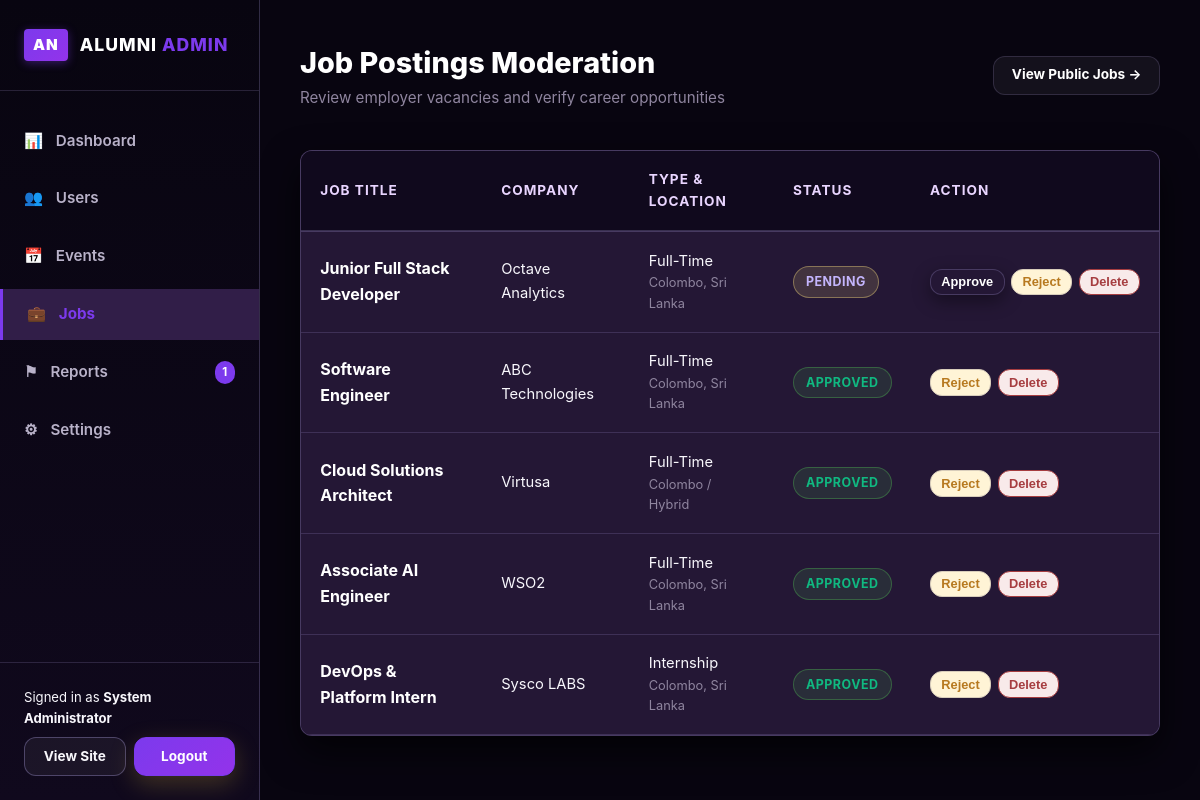
The page /admin/jobs.php (signed in) on the database its author committed.
### tables this page shows
CREATE TABLE IF NOT EXISTS jobs (
    id INT AUTO_INCREMENT PRIMARY KEY,
    title VARCHAR(200) NOT NULL,
    company VARCHAR(150) NOT NULL,
    description TEXT NOT NULL,
    contact_email VARCHAR(200) DEFAULT NULL,
    requirements TEXT DEFAULT NULL,
    location VARCHAR(150) NOT NULL,
    job_type ENUM('Full-Time', 'Part-Time', 'Internship', 'Contract', 'Remote') NOT NULL DEFAULT 'Full-Time',
    application_link VARCHAR(255) NULL,
    deadline DATE DEFAULT NULL,
    posted_by INT NOT NULL,
    status ENUM('pending', 'approved', 'rejected') NOT NULL DEFAULT 'approved',
    posted_at TIMESTAMP DEFAULT CURRENT_TIMESTAMP,
    expires_at DATE NULL,
    FOREIGN KEY (posted_by) REFERENCES users(id) ON DELETE CASCADE
);

### config/db.php (called while the page is built, shortened)
<?php
function get_base_url() {
    $script_dir = str_replace('\\', '/', dirname($_SERVER['SCRIPT_NAME']));
    $parts = array_values(array_filter(explode('/', trim($script_dir, '/')), function($p) {
        return $p !== '' && $p !== '.';
    }));
    if (!empty($parts) && in_array(end($parts), ['auth', 'admin', 'config', 'includes'])) {
        array_pop($parts);
    }
    $path = implode('/', $parts);
    return '/' . ($path ? $path . '/' : '');
}

### admin/jobs.php (the view, shortened to what this page needs)
<?php
require_once __DIR__ . '/../config/db.php';
$baseUrl = get_base_url();
$jobsList = [];
if ($db_connected && $pdo) {
    try {
        $stmt = $pdo->query("
            SELECT j.*, CONCAT(u.first_name, ' ', u.last_name) AS poster_name, u.email AS poster_email
            FROM jobs j
            LEFT JOIN users u ON j.posted_by = u.id
            ORDER BY FIELD(j.status, 'pending', 'approved', 'rejected'), j.posted_at DESC
        ");
        $jobsList = $stmt->fetchAll();
    } catch (Exception $e) {
        $jobsList = [];
    }
}
?>
<!DOCTYPE html>
<html lang="en">
<head>
    <link rel="stylesheet" href="<?php echo $baseUrl; ?>assets/css/style.css">
</head>
<body>
<div class="admin-layout">
    <?php require_once __DIR__ . '/includes/sidebar.php'; ?>
    <main class="admin-main">
        <div class="admin-header">
            <div>
                <h1 class="admin-title">Job Postings Moderation</h1>
                <p style="color: var(--text-muted); font-size: 0.95rem;">Review employer vacancies and verify career opportunities</p>
            </div>
            <div>
                <a href="<?php echo $baseUrl; ?>jobs.php" target="_blank" class="btn btn-outline-light btn-sm" style="color: var(--text-light); border-color: var(--border-color);">
                    View Public Jobs &rarr;
                </a>
            </div>
        </div>
        <div class="table-responsive">
            <table class="admin-table">
                <thead>
                    <tr>
                        <th>Job Title</th>
                        <th>Company</th>
                        <th>Type &amp; Location</th>
                        <th>Status</th>
                        <th>Action</th>
                    </tr>
                </thead>
                <tbody>
                    <?php foreach ($jobsList as $job): ?>
                        <tr>
                            <td>
                                <strong style="color: var(--text-light); font-size: 1rem;">
                                    <?php echo htmlspecialchars($job['title']); ?>
                                </strong>
                            </td>
                            <td><?php echo htmlspecialchars($job['company']); ?></td>
                            <td>
                                <div><?php echo htmlspecialchars($job['job_type']); ?></div>
                                <div style="font-size: 0.8rem; color: var(--text-muted);"><?php echo htmlspecialchars($job['location']); ?></div>
                            </td>
                            <td>
                                <span class="badge badge-<?php echo strtolower($job['status']); ?>">
                                    <?php echo ucfirst($job['status']); ?>
                                </span>
                            </td>
                            <td>
                                <div style="display: flex; gap: 0.4rem;">
                                    <?php if ($job['status'] !== 'approved'): ?>
                                        <form method="POST" style="display: inline;">
                                            <button type="submit" class="btn btn-primary btn-sm" style="padding: 0.3rem 0.65rem; font-size: 0.8rem;">
                                                Approve
                                            </button>
                                        </form>
                                    <?php endif; ?>
                                    <?php if ($job['status'] !== 'rejected'): ?>
                                        <form method="POST" style="display: inline;">
                                            <button type="submit" class="btn btn-sm" style="background: #FFF4D6; color: #B7791F; border: 1px solid #D8CDBB; padding: 0.3rem 0.65rem; font-size: 0.8rem;">
                                                Reject
                                            </button>
                                        </form>
                                    <?php endif; ?>
                                    <form method="POST" style="display: inline;" onsubmit="return confirm('Delete this job posting?');">
                                        <button type="submit" class="btn btn-sm" style="background: #F8EAEA; color: #A63D40; border: 1px solid #A63D40; padding: 0.3rem 0.65rem; font-size: 0.8rem;">
                                            Delete
                                        </button>
                                    </form>
                                </div>
                            </td>
                        </tr>
                    <?php endforeach; ?>
                </tbody>
            </table>
        </div>
    </main>
</div>
</body>
</html>

### assets/css/style.css (style rules this page uses)
:root { --near-black: #05030A; --deep-burgundy: #10091D; --burgundy-surface: #1B1230; --gold-muted: #9333EA; --gold-main: #7C3AED; --gold-highlight: #C4B5FD; --warm-white: #F8F7FC; --secondary-text: #B9B2C9; --bg-color: #080510; --bg-dark: #05030A; --bg-secondary: #10091D; --main-container: #130D20; --surface-color: #1B1230; --surface-dark: #10091D; --surface-elevated: #241735; --primary-color: #7C3AED; --primary-dark: #5B21B6; --primary-light: #9333EA; --secondary-color: #6D28D9; --accent-color: #7C3AED; --accent-light: #C4B5FD; --accent-dark: #9333EA; --pale-highlight: #E9D5FF; --violet-electric: #9333EA; --lavender-soft: #C4B5FD; --text-color: #F8F7FC; --text-main: #F8F7FC; --text-light: #FFFFFF; --text-muted: #8F859F; --text-muted-light: #B9B2C9; --border-color: rgba(196, 181, 253, 0.16); --border-gold: rgba(196, 181, 253, 0.22); --border-dark: rgba(196, 181, 253, 0.14); --success-color: #10B981; --success-bg: rgba(16, 185, 129, 0.15); --warning-color: #F59E0B; --warning-bg: rgba(245, 158, 11, 0.15); --danger-color: #EF4444; --danger-bg: rgba(239, 68, 68, 0.15); --info-color: #38BDF8; --info-bg: rgba(56, 189, 248, 0.15); --disabled-color: #6B637B; --disabled-bg: #130D20; --border-radius: 12px; --card-shadow: 0 16px 36px rgba(0, 0, 0, 0.65); --card-hover-shadow: 0 24px 50px rgba(0, 0, 0, 0.8), 0 0 30px rgba(124, 58, 237, 0.25); --purple-glow: rgba(124, 58, 237, 0.24); --gold-glow: 0 0 24px rgba(124, 58, 237, 0.35); }
* { box-sizing: border-box; margin: 0; padding: 0; }
html { scroll-behavior: smooth; }
body { background-color: var(--bg-color); color: var(--text-color); font-family: -apple-system, BlinkMacSystemFont, 'Segoe UI', Roboto, Helvetica, Arial, sans-serif; line-height: 1.6; overflow-x: hidden; min-height: 100vh; }
a { color: var(--accent-light); text-decoration: none; transition: color 0.25s ease, opacity 0.25s ease; }
.btn { display: inline-flex; align-items: center; justify-content: center; padding: 0.85rem 1.8rem; font-size: 0.95rem; font-weight: 700; border-radius: var(--border-radius); border: 1px solid transparent; cursor: pointer; transition: transform 0.25s cubic-bezier(0.16, 1, 0.3, 1), box-shadow 0.25s ease, background-color 0.25s ease, border-color 0.25s ease, color 0.25s ease; text-align: center; text-decoration: none; position: relative; overflow: hidden; }
.btn-primary { background-color: #241735; color: var(--text-light); border: 1px solid var(--border-gold); box-shadow: 0 6px 18px rgba(0, 0, 0, 0.4); }
.btn-outline-light { background: rgba(248, 247, 252, 0.05); color: #F8F7FC; border: 1px solid rgba(196, 181, 253, 0.3); }
.btn-sm { padding: 0.48rem 1.1rem; font-size: 0.85rem; }
.admin-layout { display: flex; min-height: 100vh; }
.admin-main { flex-grow: 1; background-color: var(--bg-color); color: var(--text-color); padding: 2.5rem; overflow-y: auto; }
.admin-header { display: flex; justify-content: space-between; align-items: center; margin-bottom: 2.5rem; }
.admin-title { font-size: 1.8rem; font-weight: 800; color: var(--text-light); }
.table-responsive { overflow-x: auto; background-color: var(--surface-elevated); border-radius: var(--border-radius); border: 1px solid var(--border-gold); box-shadow: var(--card-shadow); }
.admin-table { width: 100%; border-collapse: collapse; text-align: left; }
.admin-table th { background-color: #10091D; color: var(--pale-highlight); padding: 1.1rem 1.2rem; font-size: 0.85rem; text-transform: uppercase; letter-spacing: 1px; font-weight: 700; border-bottom: 2px solid var(--border-gold); }
.admin-table td { padding: 1.1rem 1.2rem; background-color: var(--surface-elevated); color: var(--text-color); border-bottom: 1px solid var(--border-color); font-size: 0.92rem; }
.badge { display: inline-block; padding: 0.3rem 0.75rem; border-radius: 50px; font-size: 0.78rem; font-weight: 700; text-transform: uppercase; letter-spacing: 0.5px; }
.badge-approved, .badge-active { background: rgba(76, 175, 80, 0.15); color: #10B981; border: 1px solid rgba(76, 175, 80, 0.4); }
.badge-pending { background: rgba(241, 215, 122, 0.15); color: #C4B5FD; border: 1px solid rgba(241, 215, 122, 0.4); }

### rows shown on the page
jobs: title "Junior Full Stack Developer", company "Octave Analytics", job_type "Full-Time", location "Colombo, Sri Lanka", status "PENDING"
jobs: title "Software Engineer", company "ABC Technologies", job_type "Full-Time", location "Colombo, Sri Lanka", status "APPROVED"
jobs: title "Cloud Solutions Architect", company "Virtusa", job_type "Full-Time", location "Colombo / Hybrid", status "APPROVED"
jobs: title "Associate AI Engineer", company "WSO2", job_type "Full-Time", location "Colombo, Sri Lanka", status "APPROVED"
jobs: title "DevOps & Platform Intern", company "Sysco LABS", job_type "Internship", location "Colombo, Sri Lanka", status "APPROVED"

### other values the page prints
$pendingRepCount "1"
$_SESSION['user_name'] "System Administrator"
